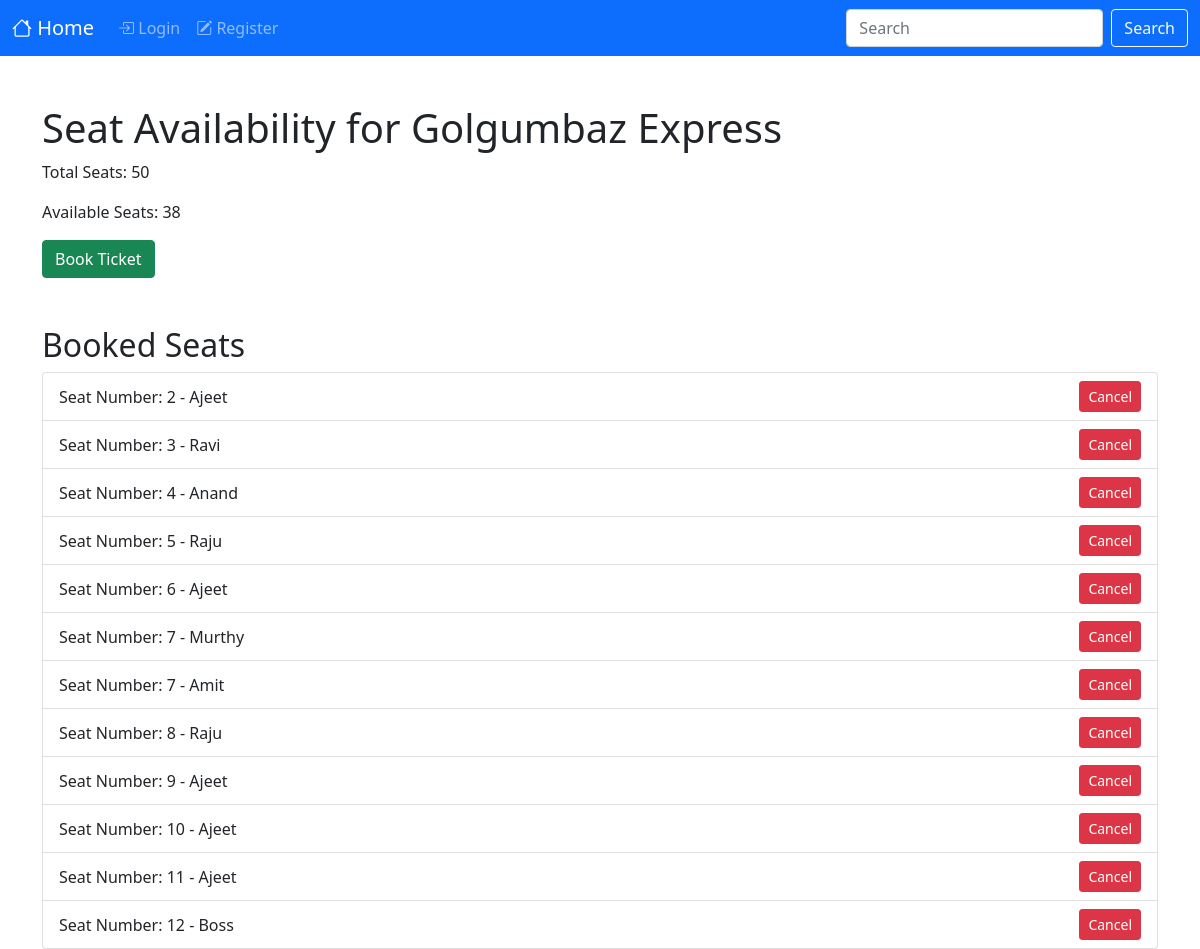
Screenshot of /check_seat_availability/1/ with the database file from the repository.
### enquiry/models.py (models this page shows, shortened)
class Train(models.Model):
    SEAT_CATEGORY_CHOICES = [
        ('SL', 'Sleeper'),
        ('FC', 'First Class'),
        ('SC', 'Second Class'),
        ('1T', '1st Tier'),
    ]
    STATUS_CHOICES = [
        ('On Time', 'On Time'),
        ('Delayed', 'Delayed'),
        ('Cancelled', 'Cancelled'),
    ]
    train_number = models.CharField(max_length=10, unique=True)
    name = models.CharField(max_length=100)
    source = models.CharField(max_length=100)
    destination = models.CharField(max_length=100)
    departure_time = models.TimeField()
    arrival_time = models.TimeField()
    total_seats = models.PositiveIntegerField(default=50)
    available_seats = models.PositiveIntegerField(default=50)
    is_cancelled = models.BooleanField(default=False)
    sleeper_price = models.DecimalField(max_digits=8, decimal_places=2, default=100)
    first_class_price = models.DecimalField(max_digits=8, decimal_places=2, default=200)
    second_class_price = models.DecimalField(max_digits=8, decimal_places=2, default=150)
    first_tier_price = models.DecimalField(max_digits=8, decimal_places=2, default=300)
    status = models.CharField(max_length=20, choices=STATUS_CHOICES, default='On Time')

class Booking(models.Model):
    train = models.ForeignKey(Train, on_delete=models.CASCADE)
    passenger_name = models.CharField(max_length=100)
    email = models.EmailField()
    seat_number = models.PositiveIntegerField()
    booking_date = models.DateTimeField(auto_now_add=True)
    is_cancelled = models.BooleanField(default=False)

### enquiry/views.py (the view)
# urls.py: path('check_seat_availability/<int:train_id>/', views.check_seat_availability, name='check_seat_availability'),
def check_seat_availability(request, train_id):
    train = get_object_or_404(Train, id=train_id)
    bookings = Booking.objects.filter(train=train)
    return render(request, 'enquiry/seat_availability.html', {'train': train, 'bookings': bookings})

### enquiry/templates/enquiry/seat_availability.html (shortened to what this page needs)
<!DOCTYPE html>
<html lang="en">
<head>
    <link href="https://cdn.jsdelivr.net/npm/bootstrap@5.0.2/dist/css/bootstrap.min.css" rel="stylesheet">
    <link rel="stylesheet" href="https://cdn.jsdelivr.net/npm/bootstrap-icons@1.5.0/font/bootstrap-icons.css">
</head>
<body>
<nav class="navbar navbar-expand-lg navbar-dark bg-primary">
    <div class="container-fluid">
        <a href="{% url 'index' %}" class="navbar-brand">
            <i class="bi bi-house"></i> Home
        </a>
        <div class="collapse navbar-collapse" id="navbarCollapse2">
            <div class="navbar-nav">
                {% if user.is_authenticated %}
                <a href="{% url 'booked_tickets' %}" class="nav-item nav-link">
                    <i class="bi bi-ticket-perforated"></i> Booked Tickets
                </a>
                <a href="{% url 'search_trains' %}" class="nav-item nav-link">
                    <i class="bi bi-search"></i> Search Trains
                </a>
                <a href="{% url 'train_portfolio' %}" class="nav-item nav-link">
                    <i class="bi bi-speedometer2"></i> Train Portfolio
                </a>
                <a href="{% url 'contact' %}" class="nav-item nav-link">
                    <i class="bi bi-envelope"></i> Contact
                </a>
                {% else %}
                <a href="{% url 'login' %}" class="nav-item nav-link">
                    <i class="bi bi-box-arrow-in-right"></i> Login
                </a>
                <a href="{% url 'register' %}" class="nav-item nav-link">
                    <i class="bi bi-pencil-square"></i> Register
                </a>
                {% endif %}
            </div>
            <form class="d-flex ms-auto">
                <input type="text" class="form-control me-sm-2" placeholder="Search">
                <button type="submit" class="btn btn-outline-light">
                    Search
                </button>
            </form>
        </div>
    </div>
</nav>
<div class="container">
    <h1 class="mt-5">Seat Availability for {{ train.name }}</h1>
    <p>Total Seats: {{ train.total_seats }}</p>
    <p>Available Seats: {{ train.available_seats }}</p>
    {% if train.available_seats > 0 %}
    <a href="{% url 'book_ticket' train.id %}" class="btn btn-success">Book Ticket</a>
    {% else %}
    <p class="text-danger">No seats available.</p>
    {% endif %}
    <h2 class="mt-5">Booked Seats</h2>
    {% if bookings %}
    <ul class="list-group">
        {% for booking in bookings %}
        <li class="list-group-item d-flex justify-content-between align-items-center">
            <div>
                Seat Number: {{ booking.seat_number }} - {{ booking.passenger_name }}
            </div>
            <div>
                <a href="{% url 'cancel_booking' booking.id %}" class="btn btn-danger btn-sm">Cancel</a>
            </div>
        </li>
        {% endfor %}
    </ul>
    {% else %}
    <p>No seats booked yet.</p>
    {% endif %}
</div>
</body>
</html>

### rows the page displays
Train: name "Golgumbaz Express", total_seats "50", available_seats "38"
Booking: seat_number "2", passenger_name "Ajeet"
Booking: seat_number "3", passenger_name "Ravi"
Booking: seat_number "4", passenger_name "Anand"
Booking: seat_number "5", passenger_name "Raju"
Booking: seat_number "6", passenger_name "Ajeet"
Booking: seat_number "7", passenger_name "Murthy"
Booking: seat_number "7", passenger_name "Amit"
Booking: seat_number "8", passenger_name "Raju"
Booking: seat_number "9", passenger_name "Ajeet"
Booking: seat_number "10", passenger_name "Ajeet"
Booking: seat_number "11", passenger_name "Ajeet"
Booking: seat_number "12", passenger_name "Boss"
